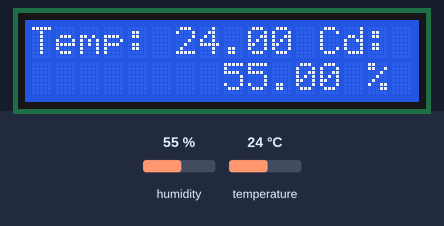
Recording of a sketch running on a simulated Arduino Uno, built with avr-gcc and run on an emulated ATmega328P. Shown: 16×2 character LCD. The test bench sets the inputs (shaded band); at power-on: humidity 55 %, temperature 24 °C. What the sketch prints to the serial monitor is not drawn.

Above: at 2.6 s.
2.7 s: humidity set to 22 %
At 5.3 s:
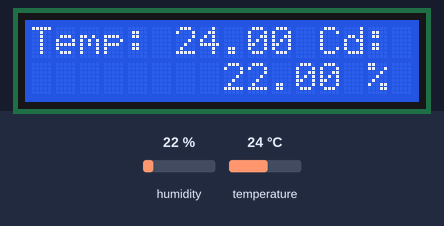
5.7 s: temperature set to 12 °C
At 6.8 s:
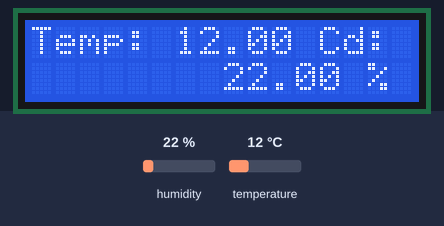
8.7 s: humidity set to 40 %
At 10.6 s:
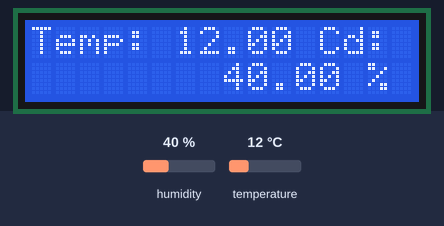
11.7 s: temperature set to 19 °C
At 13.2 s:
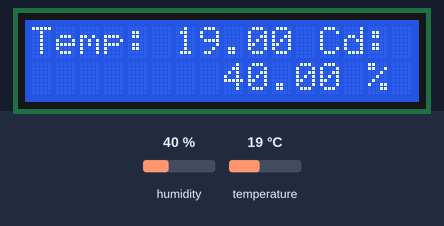
Timing chart, 0 to 14.7 s (numbered marks = the images above; inputs shaded):
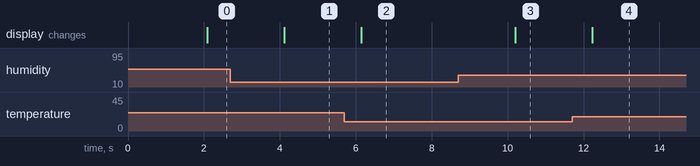

Measured:
- after the input at 2.7 s, the display: changes after 1.4 s (image 1)
- after the input at 5.7 s, the display: changes after 0.45 s (image 2)
- after the input at 8.7 s, the display: changes after 1.5 s (image 3)
- after the input at 11.7 s, the display: changes after 0.53 s (image 4)

The sketch:

2c.ino
```cpp
#include "DHT.h"
#include <LiquidCrystal.h>

// Define the DHT sensor model and pin
#define DHTPIN A0     // Digital pin connected to the DHT sensor
#define DHTTYPE DHT11  // DHT sensor type (DHT11 or DHT22)

// Initialize DHT sensor object
DHT dht(DHTPIN, DHTTYPE);

// Initialize LCD object with pins
const int  en = 2, rw = 1, rs = 0, d4 = 4, d5 = 5, d6 = 6, d7 = 7, bl = 3;
LiquidCrystal lcd(rs, en, d4, d5, d6, d7);

void setup() {
  // Initialize serial communication
  Serial.begin(9600);
  Serial.println("Humidity and Temperature");

  // Initialize DHT sensor
  dht.begin();

  // Initialize LCD
  lcd.begin(16, 2);  // Set LCD dimensions (16 columns x 2 rows)
  lcd.clear();       // Clear the LCD screen
  lcd.print("Temp: ");
  lcd.setCursor(9, 0);
  lcd.print("Humid: ");
}

void loop() {
  // Wait a few seconds between measurements
  delay(2000);

  // Read temperature and humidity from DHT sensor
  float temperature = dht.readTemperature();  // Read temperature in Celsius
  float humidity = dht.readHumidity();        // Read humidity as percentage

  // Check if any reads failed and exit early (to try again)
  if (isnan(temperature) || isnan(humidity)) {
    Serial.println("Failed to read from DHT sensor!");
  } else {
    // Print successful temperature and humidity readings to Serial Monitor
    Serial.print("Temperature: ");
    Serial.print(temperature);
    Serial.println(" °C");
    Serial.print("Humidity: ");
    Serial.print(humidity);
    Serial.println(" %");

    // Display temperature and humidity on LCD
    lcd.setCursor(6, 0);   // Set LCD cursor position for temperature display
    lcd.print(temperature);
    lcd.print(" C");

    lcd.setCursor(8, 1);   // Set LCD cursor position for humidity display
    lcd.print(humidity);
    lcd.print(" %");
  }
}
```
